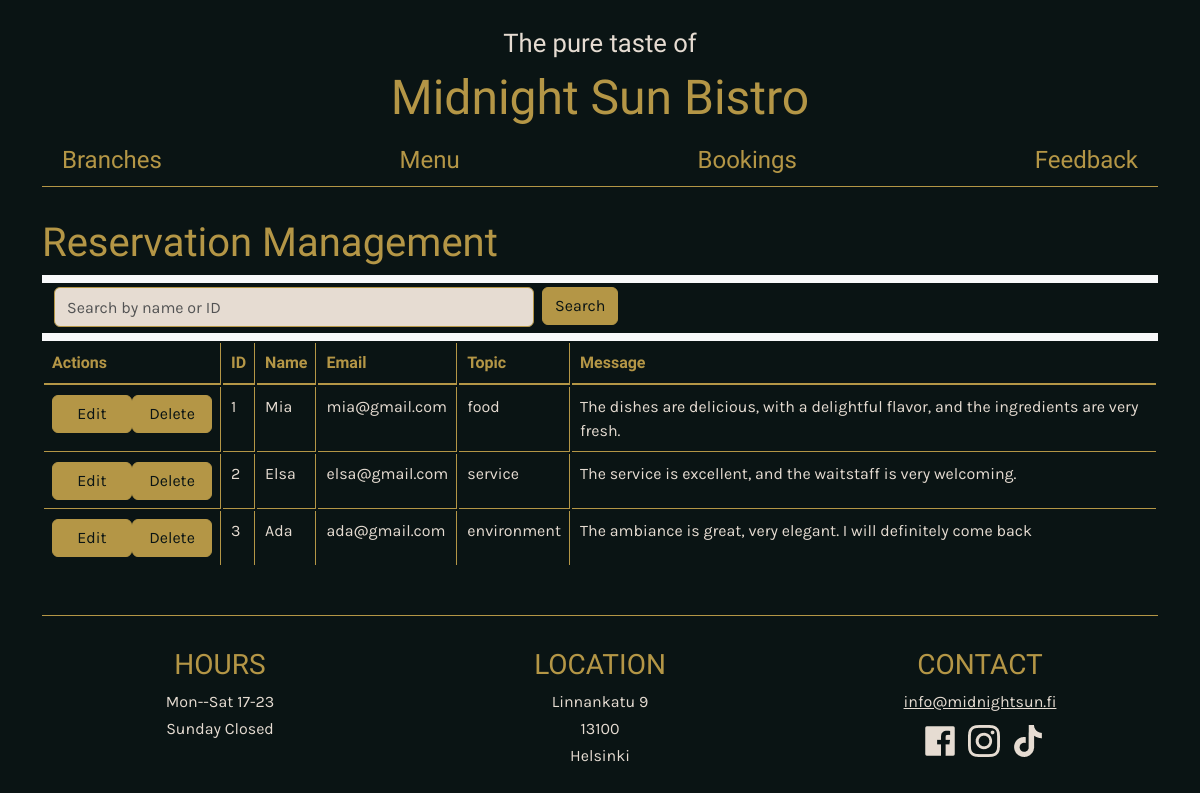
The app's page /feedbackAdmin.php with its own data.
### tables this page shows
CREATE TABLE `muZhao_feedback` (
  `ID` int NOT NULL,
  `name` varchar(50) NOT NULL,
  `email` varchar(50) NOT NULL,
  `topic` varchar(100) NOT NULL,
  `message` varchar(255) NOT NULL
);

### feedbackAdmin.php (the view, shortened to what this page needs)
<?php $pageTitle = "Booking Management";
include "layout/header.php"; ?>
<main>
    <div class="searchbar">
        <h1>Reservation Management</h1>
        <div class="navbar bg-body-tertiary">
            <div class="container-fluid" id="searchbar">
                <form id="searchForm" class="d-flex" role="search">
                    <input class="form-control me-2" name="searchText" type="search" placeholder="Search by name or ID" aria-label="Search" id="searchText">
                    <button class="btn btn-outline-success" name="search_button" id="searchButton" type="submit">Search</button>
                </form>
            </div>
        </div>
    </div>
    <table class="table">
        <thead>
            <tr>
                <th scope="col">Actions</th>
                <th scope="col">ID</th>
                <th scope="col">Name</th>
                <th scope="col">Email</th>
                <th scope="col">Topic</th>
                <th scope="col">Message</th>
            </tr>
        </thead>
        <tbody>
            <?php
                include "db.php";
                $sql = "SELECT * FROM muZhao_feedback";
                $result = $conn->query($sql);
                if ($result->num_rows > 0) {
                    while($row = $result->fetch_assoc()) {
                        echo "<tr>";
                        echo "<td>";
                        echo "<div class='button-container'>";
                        echo "<a  class='btn btn-primary' id='edit' href='feedbackEdit.php?id=" . $row["ID"] . "'>Edit</a>";
                        echo "<form name='deleteForm' method='post' action='" . htmlspecialchars($_SERVER['PHP_SELF']) . "'>";
                        echo "<button type='submit' id='delete' class='btn btn-danger' name='delete_button'>Delete</button>";
                        echo "</form>";
                        echo "</div>";
                        echo "</td>";
                        echo "<td>" . $row["ID"] . "</td>";
                        echo "<td>" . $row["name"] . "</td>";
                        echo "<td>" . $row["email"] . "</td>";
                        echo "<td>" . $row["topic"] . "</td>";
                        echo "<td>" . $row["message"] . "</td>";
                        echo "</tr>";
                    }
                } else {
                    echo "0 results";
                }
            ?>
        </tbody>
    </table>
</main>
<footer class="row text-center">
        <div class="col-12 col-lg-4">
            <h3>HOURS</h3>
            <p>Mon--Sat 17-23</p>
            <p>Sunday Closed</p>
        </div>
        <div class="col-12 col-lg-4">
            <h3>LOCATION</h3>
            <p>Linnankatu 9</p>
            <p>13100</p>
            <p>Helsinki</p>
        </div>
        <div class="col-12 col-lg-4">
            <h3>CONTACT</h3>
            <p><a href="mailto:info@midnightsun.fi">info@midnightsun.fi</a></p>
            <div id="social-media">
                <a href="https://www.facebook.com" target="_blank"><img src="layout/images/facebook.png"
                        alt="facebook logo" /></a>
                <a href="https://www.instagram.com/" target="_blank"><img src="layout/images/instagram.png"
                        alt="instagram logo" /></a>
                <a href="https://www.tiktok.com" target="_blank"><img src="layout/images/tiktok.png"
                        alt="tiktok logo" /></a>
            </div>
        </div>
    </footer>
</div>
</body>
</html>

### layout/css/site.css (style rules this page uses)
body { background-color: #0A1414; font-family: 'Karla', sans-serif; font-size: 1rem; color: #E6DCD2; padding-top: 1.5rem; padding-bottom: 1.5rem; }
h1, h2, h3, h4, h5, h6, tr, th { font-family: 'Markazi Text', serif !important; color: #B49646 !important; }
td { font-family: 'Karla', sans-serif !important; color: #E6DCD2 !important; }
th, td { background-color: #0A1414 !important; }
main, footer { padding-top: 2rem; padding-bottom: 2rem; }
.btn { background-color: #B49646; border-color: #B49646; color: #0A1414 !important; margin-top: 2rem; margin-bottom: 1rem; }
td form .btn { margin:0; }
.form-control { background: #E6DCD2; border-color: #B49646; }
main a, main a:visited { color: #E6DCD2; }
footer p a, footer p a:visited { color: #E6DCD2; }
footer div { margin-bottom: 1rem; }
footer p { margin-bottom: 0.2rem; }
footer img { max-width: 2rem; margin-left: 0.5rem; margin-top: 0.5rem; }
main { border-top: 1px solid #B49646; border-bottom: 1px solid #B49646; }
.table { border-collapse: separate; }
.table th, .table td { border-right: 1px solid #B49646; }
.table th:first-child, .table td:first-child { border-left: none; }
.table tr { border-bottom: 1px solid #B49646; }
.table th:last-child, .table td:last-child { border-right: none; }
.table tr:last-child td { border-bottom: none; }
.table thead th { border-bottom: 2px solid #B49646; }

### layout/css/reservation.css (style rules this page uses)
#searchbar { background-color: #0A1414; height: 3.125rem; }
#searchText { width: 30rem; height: 2.5rem; align-items: center; margin-top: 0.25rem; }
#searchButton, #search { margin-top: 0.25rem; }
.button-container { display: flex; flex-direction: row; align-items: center; }
#delete, #edit { width: 5rem; margin: 0; }

### records on screen
muzhao_feedback: ID "1", name "Mia", email "mia@gmail.com", topic "food", message "The dishes are delicious, with a delightful flavor, and the ingredients are very fresh."
muzhao_feedback: ID "2", name "Elsa", email "elsa@gmail.com", topic "service", message "The service is excellent, and the waitstaff is very welcoming."
muzhao_feedback: ID "3", name "Ada", email "ada@gmail.com", topic "environment", message "The ambiance is great, very elegant. I will definitely come back"

### other values on screen
$link["name"] "Branches"
$link["name"] "Menu"
$link["name"] "Bookings"
$link["name"] "Feedback"
